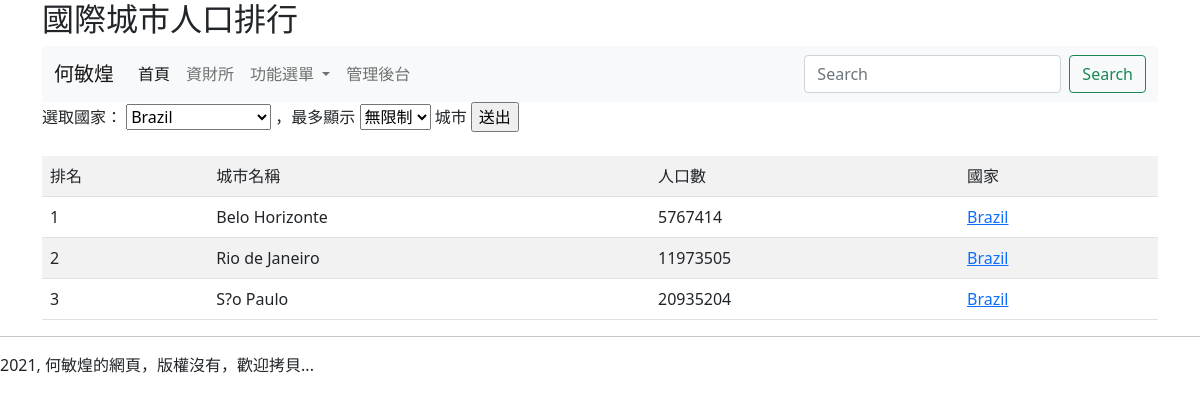
Screenshot of /plist/Brazil/ with the database file from the repository.
### mysite/models.py (models this page shows, shortened)
class City(models.Model):
	name = models.CharField(max_length=20)
	population = models.PositiveIntegerField(default=0)
	country = models.ForeignKey(Country, on_delete=models.CASCADE)

class Country(models.Model):
	name = models.CharField(max_length=20)
	def __str__(self):
		return self.name

### mysite/views.py (the view)
# urls.py: path('plist/<str:name>/', views.plist),
def plist(request, name=""):
	countries = Country.objects.all()
	if request.method == 'POST':
		country_id = request.POST["country"]
		items = int(request.POST["items"])
		target = Country.objects.get(id=country_id)
		if target != None:
			if items == 0:
				cities = City.objects.filter(country=target).order_by("population")
			else:
				cities = City.objects.filter(country=target).order_by("population")[:items]
		else:
			if items == 0:
				cities = City.objects.all().order_by("-population")
			else:
				cities = City.objects.all().order_by("-population")[:items]
	else:
		if name != "":
			target = Country.objects.get(name=name)
			if target != None:
				cities = City.objects.filter(country=target).order_by("population")
			else:
				cities = City.objects.all().order_by("-population")
		else:
			cities = City.objects.all().order_by("-population")
	return render(request, "plist.html", locals())

### templates/plist.html (shortened to what this page needs)
{% extends "base.html" %}
{% block headmessage %} <h2>國際城市人口排行</h2> {% endblock %}
{% block content %}
	<form action='/plist/' method=POST>
	選取國家：
	<select name=country>
	{% for country in countries %}
		<option value="{{country.id}}">{{ country.name }}</option>
	{% endfor %}
	</select>
	，最多顯示
	<select name="items">
		<option value=0>無限制</option>
	</select>
	城市
	<input type=submit value="送出">
	</form>
	<br>
	<table class="table table-striped">
		<tr><td>排名</td><td>城市名稱</td><td>人口數</td><td>國家</td></tr>
	{% for city in cities %}
		<tr>
			<td>
				{{ forloop.counter }}
			</td>
			<td>
				{{ city.name }}
			</td>
			<td>
				{{ city.population }}
			</td>
			<td>
				<a href="/plist/{{city.country}}/">
				{{ city.country }}
				</a>
			</td>
		</tr>
	{% endfor %}
	</table>
{% endblock %}

### rows the page displays
City: name "Belo Horizonte", population "5767414", country "Brazil"
City: name "Rio de Janeiro", population "11973505", country "Brazil"
City: name "S?o Paulo", population "20935204", country "Brazil"

### other values shown
form field country "Brazil"
